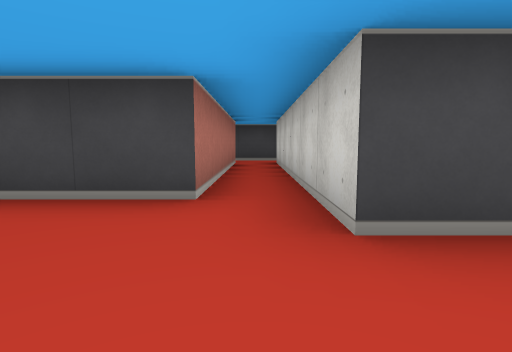
[1] (above)

20 first-person views from a walk through a cub3D ray-caster map. The camera is about half as high as the walls, tilts 6° down and sees 80° across. The floor is counted in squares. Each view is taken from the middle of a square. On the plan, view 1 faces up. The plan holds only what a view shows up to about 9 squares ahead; the rest is blank.

[2]
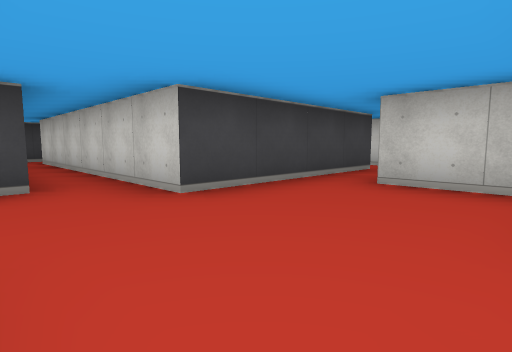

[3]
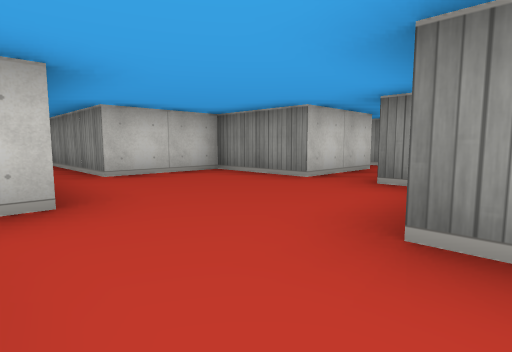

[4]
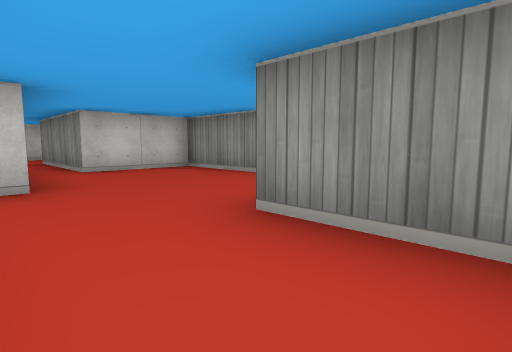

[5]
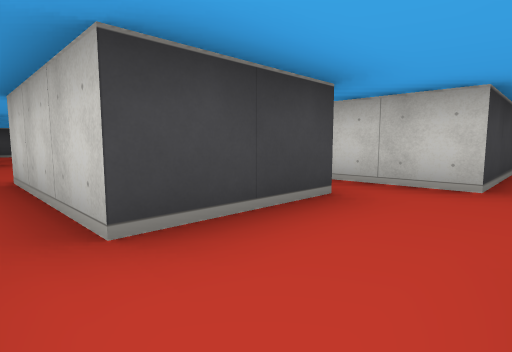

[6]
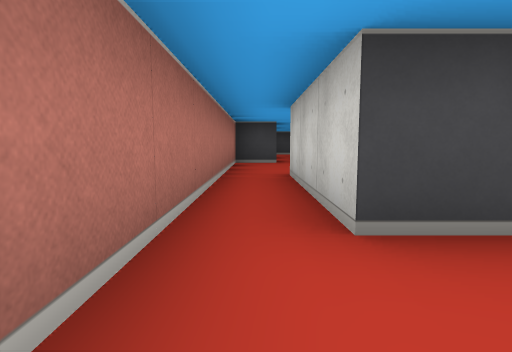

[7]
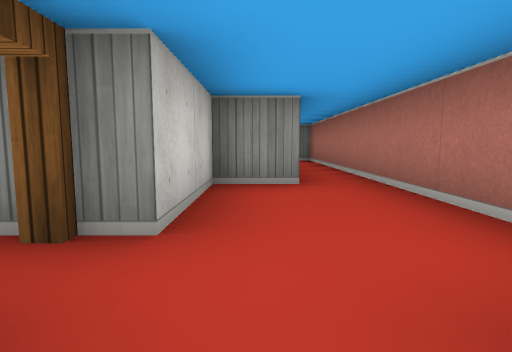

[8]
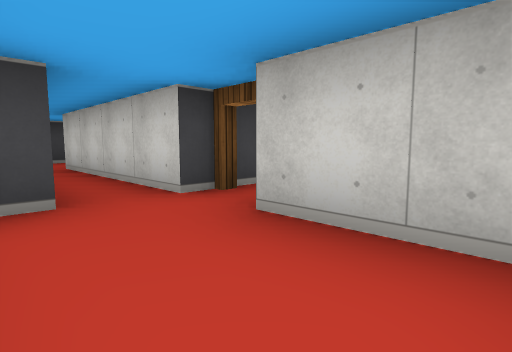

[9]
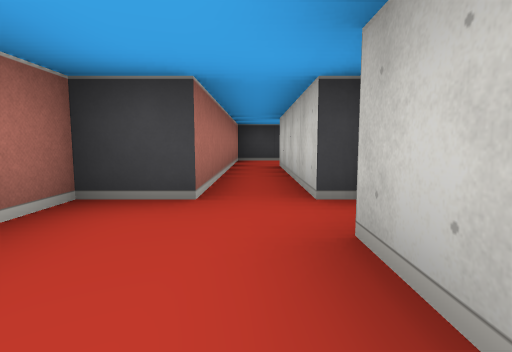

[10]
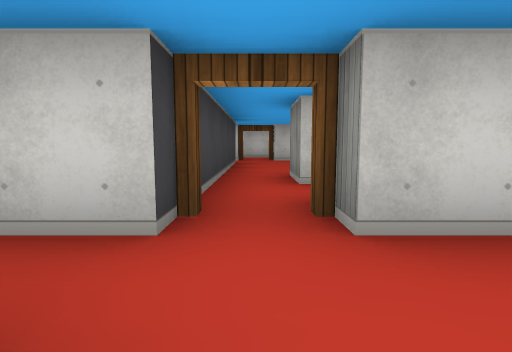

[11]
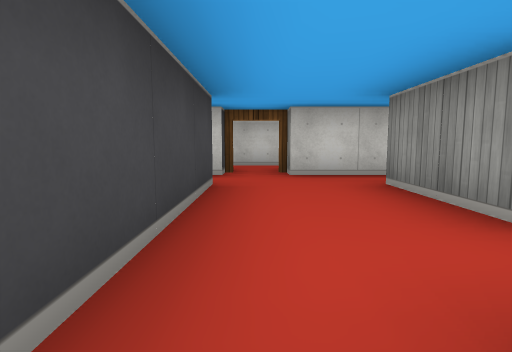

[12]
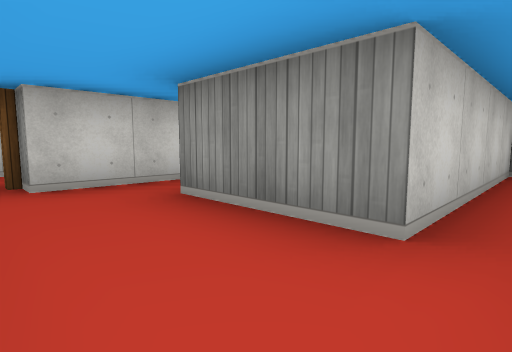

[13]
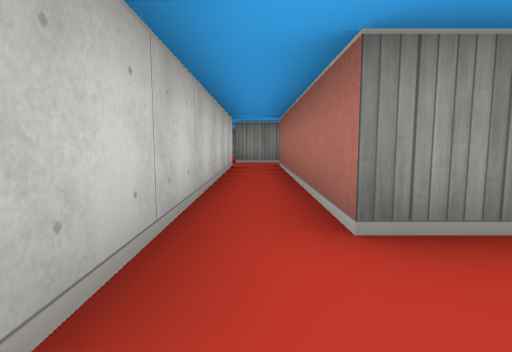

[14]
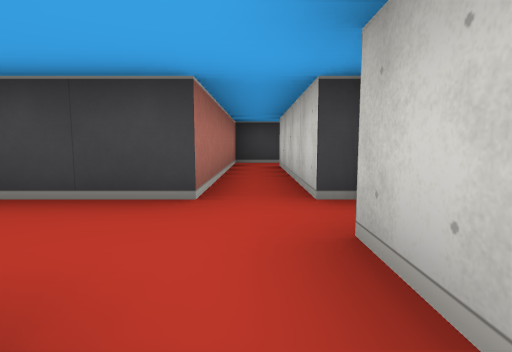

[15]
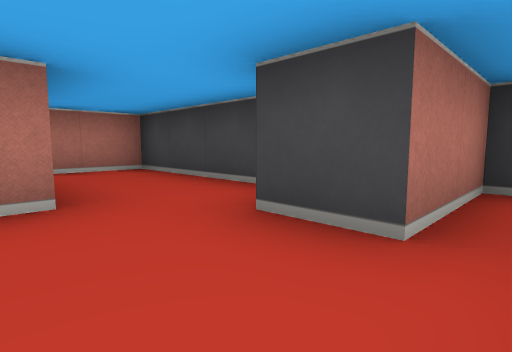

[16]
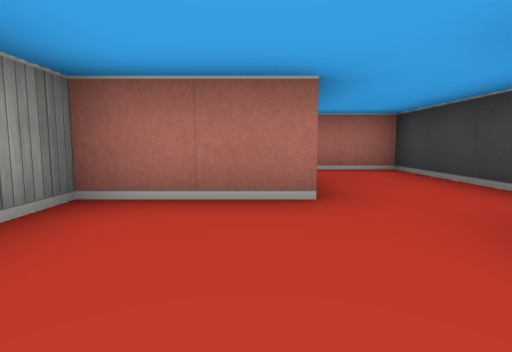

[17]
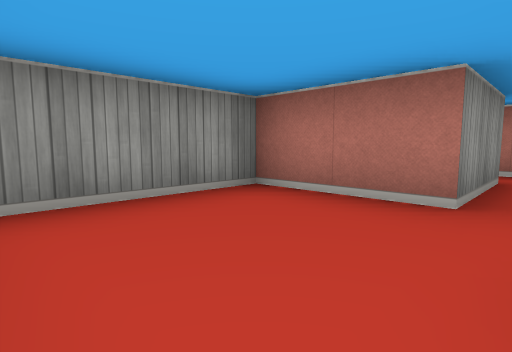

[18]
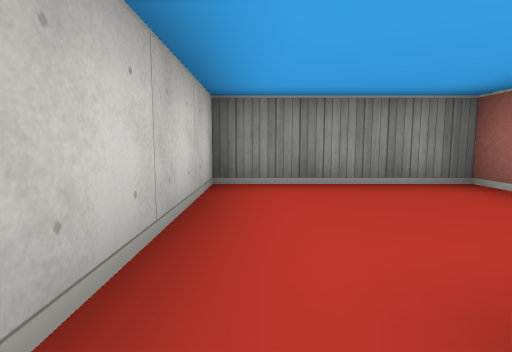

[19]
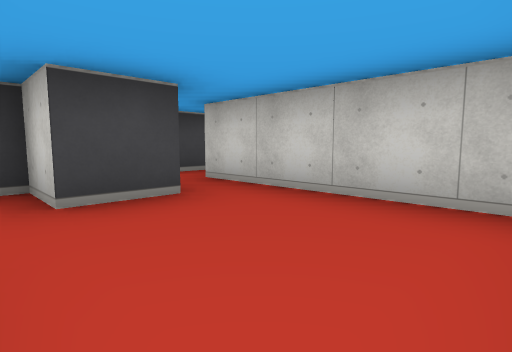

[20]
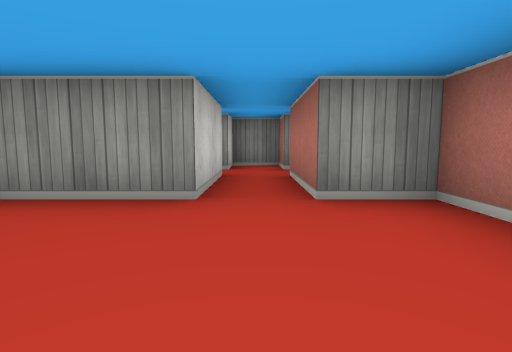

### Floor plan
Ten units are one square. View 1 is at (0, 0); x grows to the right and y downward. Boxes are objects, and circles mark ways between rooms. Rooms are numbered by the first view taken in them; rooms with no view inside come last. Other rooms are left out.
<svg viewBox="-40 -150 105 180">
<path fill="none" stroke="#000" d="M-15 8 -15 15 -5 15M5 15 25 15 25 -5 45 -5M45 -15 5 -15 5 -75 15 -75M-5 -75 -5 -25 -15 -25M15 -85 -15 -85M-15 -85 -15 -125 5 -125M-15 -25 -25 -25 -25 -55 -15 -55 -15 -75M5 -145 -25 -145 -25 -85 -35 -85 -35 -5 -15 -5M25 -25 25 -65 45 -65M45 -85 15 -85M45 -65 45 -15M55 -85 55 -124M55 -15 55 -75M45 -5 55 -5M56 -135 45 -135 45 -85M5 -125 5 -105 35 -105 35 -145M25 -145 25 -135 15 -135 15 -145 5 -145"/>
<circle cx="-10" cy="-80" r="3" fill="#2a7"/>
<circle cx="-20" cy="-15" r="3" fill="#2a7"/>
<circle cx="10" cy="-80" r="3" fill="#2a7"/>
<circle cx="35" cy="-10" r="3" fill="#2a7"/>
<circle cx="-5" cy="-135" r="3" fill="#2a7"/>
<circle cx="35" cy="-75" r="3" fill="#2a7"/>
<text x="0" y="-20">1</text>
<text x="-20" y="-80">2</text>
<text x="20" y="-60">3</text>
<text x="50" y="-70">4</text>
<text x="20" y="-120">5</text>
</svg>
Room 1 opens to room 2. Room 1 opens to room 3. Room 1 opens to room 4. Room 2 opens to room 5. Room 3 opens to room 4.

Where each view was taken, in squares from view 1:
view 1: 0 up, 0 right, facing up
view 2: 1 down, 1 left, facing up-right
view 3: 2 up, 2 left, facing down-right
view 4: 2 up, 3 left, facing down-right
view 5: 1 up, 3 left, facing up-right
view 6: 1 up, 3 left, facing up
view 7: 9 up, 2 left, facing down
view 8: 6 up, 3 left, facing up-right
view 9: 6 up, 2 left, facing up
view 10: 8 up, 3 left, facing right
view 11: 8 up, 1 right, facing right
view 12: 8 up, 2 right, facing down-right
view 13: 8 up, 5 right, facing down
view 14: 6 up, 5 right, facing up
view 15: 12 up, 3 right, facing up-left
view 16: 12 up, 3 right, facing left
view 17: 13 up, 3 right, facing down-left
view 18: 14 up, 3 right, facing down
view 19: 11 up, 1 right, facing up-right
view 20: 1 up, 0 right, facing down
